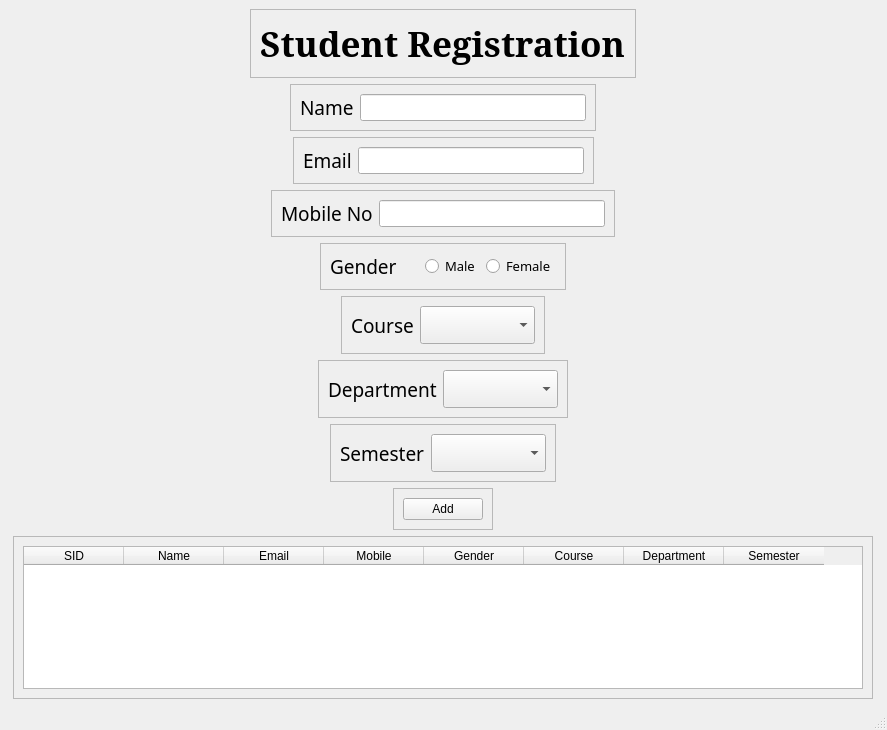
<?xml version="1.0" encoding="UTF-8"?>
<ui version="4.0">
 <class>stdReg</class>
 <widget class="QMainWindow" name="stdReg">
  <property name="geometry">
   <rect>
    <x>0</x>
    <y>0</y>
    <width>887</width>
    <height>730</height>
   </rect>
  </property>
  <property name="windowTitle">
   <string>Student Registration</string>
  </property>
  <widget class="QWidget" name="centralwidget">
   <layout class="QVBoxLayout" name="verticalLayout">
    <item alignment="Qt::AlignHCenter">
     <widget class="QFrame" name="frame">
      <property name="frameShape">
       <enum>QFrame::StyledPanel</enum>
      </property>
      <property name="frameShadow">
       <enum>QFrame::Raised</enum>
      </property>
      <layout class="QHBoxLayout" name="horizontalLayout">
       <item>
        <widget class="QLabel" name="label">
         <property name="font">
          <font>
           <family>MS Serif</family>
           <pointsize>26</pointsize>
           <weight>75</weight>
           <bold>true</bold>
          </font>
         </property>
         <property name="text">
          <string>Student Registration</string>
         </property>
        </widget>
       </item>
      </layout>
     </widget>
    </item>
    <item alignment="Qt::AlignHCenter">
     <widget class="QFrame" name="frame_2">
      <property name="frameShape">
       <enum>QFrame::StyledPanel</enum>
      </property>
      <property name="frameShadow">
       <enum>QFrame::Raised</enum>
      </property>
      <layout class="QHBoxLayout" name="horizontalLayout_2">
       <item>
        <widget class="QLabel" name="label_2">
         <property name="font">
          <font>
           <family>MV Boli</family>
           <pointsize>14</pointsize>
          </font>
         </property>
         <property name="text">
          <string>Name</string>
         </property>
        </widget>
       </item>
       <item>
        <widget class="QLineEdit" name="name">
         <property name="minimumSize">
          <size>
           <width>226</width>
           <height>0</height>
          </size>
         </property>
         <property name="maximumSize">
          <size>
           <width>16777215</width>
           <height>30</height>
          </size>
         </property>
        </widget>
       </item>
      </layout>
     </widget>
    </item>
    <item alignment="Qt::AlignHCenter">
     <widget class="QFrame" name="frame_3">
      <property name="frameShape">
       <enum>QFrame::StyledPanel</enum>
      </property>
      <property name="frameShadow">
       <enum>QFrame::Raised</enum>
      </property>
      <layout class="QHBoxLayout" name="horizontalLayout_3">
       <item>
        <widget class="QLabel" name="label_4">
         <property name="font">
          <font>
           <family>MV Boli</family>
           <pointsize>14</pointsize>
          </font>
         </property>
         <property name="text">
          <string>Email</string>
         </property>
        </widget>
       </item>
       <item>
        <widget class="QLineEdit" name="email">
         <property name="minimumSize">
          <size>
           <width>226</width>
           <height>0</height>
          </size>
         </property>
         <property name="maximumSize">
          <size>
           <width>16777215</width>
           <height>30</height>
          </size>
         </property>
        </widget>
       </item>
      </layout>
     </widget>
    </item>
    <item alignment="Qt::AlignHCenter">
     <widget class="QFrame" name="frame_4">
      <property name="frameShape">
       <enum>QFrame::StyledPanel</enum>
      </property>
      <property name="frameShadow">
       <enum>QFrame::Raised</enum>
      </property>
      <layout class="QHBoxLayout" name="horizontalLayout_4">
       <item>
        <widget class="QLabel" name="label_5">
         <property name="font">
          <font>
           <family>MV Boli</family>
           <pointsize>14</pointsize>
          </font>
         </property>
         <property name="text">
          <string>Mobile No</string>
         </property>
        </widget>
       </item>
       <item>
        <widget class="QLineEdit" name="mobile">
         <property name="minimumSize">
          <size>
           <width>226</width>
           <height>0</height>
          </size>
         </property>
         <property name="maximumSize">
          <size>
           <width>16777215</width>
           <height>30</height>
          </size>
         </property>
        </widget>
       </item>
      </layout>
     </widget>
    </item>
    <item alignment="Qt::AlignHCenter">
     <widget class="QFrame" name="frame_5">
      <property name="frameShape">
       <enum>QFrame::StyledPanel</enum>
      </property>
      <property name="frameShadow">
       <enum>QFrame::Raised</enum>
      </property>
      <layout class="QHBoxLayout" name="horizontalLayout_5">
       <item>
        <widget class="QLabel" name="label_6">
         <property name="minimumSize">
          <size>
           <width>89</width>
           <height>0</height>
          </size>
         </property>
         <property name="font">
          <font>
           <family>MV Boli</family>
           <pointsize>14</pointsize>
          </font>
         </property>
         <property name="text">
          <string>Gender</string>
         </property>
        </widget>
       </item>
       <item>
        <widget class="QRadioButton" name="male">
         <property name="font">
          <font>
           <family>MV Boli</family>
           <pointsize>10</pointsize>
          </font>
         </property>
         <property name="cursor">
          <cursorShape>PointingHandCursor</cursorShape>
         </property>
         <property name="text">
          <string>Male</string>
         </property>
        </widget>
       </item>
       <item>
        <widget class="QRadioButton" name="female">
         <property name="font">
          <font>
           <family>MV Boli</family>
           <pointsize>10</pointsize>
          </font>
         </property>
         <property name="cursor">
          <cursorShape>PointingHandCursor</cursorShape>
         </property>
         <property name="text">
          <string>Female</string>
         </property>
        </widget>
       </item>
      </layout>
     </widget>
    </item>
    <item alignment="Qt::AlignHCenter">
     <widget class="QFrame" name="frame_9">
      <property name="frameShape">
       <enum>QFrame::StyledPanel</enum>
      </property>
      <property name="frameShadow">
       <enum>QFrame::Raised</enum>
      </property>
      <layout class="QHBoxLayout" name="horizontalLayout_6">
       <item>
        <widget class="QLabel" name="label_7">
         <property name="font">
          <font>
           <family>MV Boli</family>
           <pointsize>14</pointsize>
          </font>
         </property>
         <property name="text">
          <string>Course</string>
         </property>
        </widget>
       </item>
       <item>
        <widget class="QComboBox" name="course">
         <property name="minimumSize">
          <size>
           <width>115</width>
           <height>0</height>
          </size>
         </property>
         <property name="maximumSize">
          <size>
           <width>16777215</width>
           <height>16777215</height>
          </size>
         </property>
         <property name="font">
          <font>
           <family>MoolBoran</family>
           <pointsize>16</pointsize>
          </font>
         </property>
         <item>
          <property name="text">
           <string/>
          </property>
         </item>
        </widget>
       </item>
      </layout>
     </widget>
    </item>
    <item alignment="Qt::AlignHCenter">
     <widget class="QFrame" name="frame_10">
      <property name="frameShape">
       <enum>QFrame::StyledPanel</enum>
      </property>
      <property name="frameShadow">
       <enum>QFrame::Raised</enum>
      </property>
      <layout class="QHBoxLayout" name="horizontalLayout_7">
       <item>
        <widget class="QLabel" name="label_8">
         <property name="font">
          <font>
           <family>MV Boli</family>
           <pointsize>14</pointsize>
          </font>
         </property>
         <property name="text">
          <string>Department</string>
         </property>
        </widget>
       </item>
       <item>
        <widget class="QComboBox" name="dept">
         <property name="minimumSize">
          <size>
           <width>115</width>
           <height>0</height>
          </size>
         </property>
         <property name="maximumSize">
          <size>
           <width>16777215</width>
           <height>16777215</height>
          </size>
         </property>
         <property name="font">
          <font>
           <family>MoolBoran</family>
           <pointsize>16</pointsize>
          </font>
         </property>
         <item>
          <property name="text">
           <string/>
          </property>
         </item>
        </widget>
       </item>
      </layout>
     </widget>
    </item>
    <item alignment="Qt::AlignHCenter">
     <widget class="QFrame" name="frame_11">
      <property name="frameShape">
       <enum>QFrame::StyledPanel</enum>
      </property>
      <property name="frameShadow">
       <enum>QFrame::Raised</enum>
      </property>
      <layout class="QHBoxLayout" name="horizontalLayout_8">
       <item>
        <widget class="QLabel" name="label_9">
         <property name="font">
          <font>
           <family>MV Boli</family>
           <pointsize>14</pointsize>
          </font>
         </property>
         <property name="text">
          <string>Semester</string>
         </property>
        </widget>
       </item>
       <item>
        <widget class="QComboBox" name="sem">
         <property name="minimumSize">
          <size>
           <width>115</width>
           <height>0</height>
          </size>
         </property>
         <property name="maximumSize">
          <size>
           <width>16777215</width>
           <height>16777215</height>
          </size>
         </property>
         <property name="font">
          <font>
           <family>MoolBoran</family>
           <pointsize>16</pointsize>
          </font>
         </property>
         <item>
          <property name="text">
           <string/>
          </property>
         </item>
        </widget>
       </item>
      </layout>
     </widget>
    </item>
    <item alignment="Qt::AlignHCenter">
     <widget class="QFrame" name="frame_12">
      <property name="frameShape">
       <enum>QFrame::StyledPanel</enum>
      </property>
      <property name="frameShadow">
       <enum>QFrame::Raised</enum>
      </property>
      <layout class="QVBoxLayout" name="verticalLayout_2">
       <item>
        <widget class="QPushButton" name="add">
         <property name="cursor">
          <cursorShape>PointingHandCursor</cursorShape>
         </property>
         <property name="text">
          <string>Add</string>
         </property>
        </widget>
       </item>
      </layout>
     </widget>
    </item>
    <item alignment="Qt::AlignHCenter">
     <widget class="QFrame" name="frame_13">
      <property name="frameShape">
       <enum>QFrame::StyledPanel</enum>
      </property>
      <property name="frameShadow">
       <enum>QFrame::Raised</enum>
      </property>
      <layout class="QVBoxLayout" name="verticalLayout_3">
       <item>
        <widget class="QTableWidget" name="stdTable">
         <property name="minimumSize">
          <size>
           <width>840</width>
           <height>0</height>
          </size>
         </property>
         <column>
          <property name="text">
           <string>SID</string>
          </property>
         </column>
         <column>
          <property name="text">
           <string>Name</string>
          </property>
         </column>
         <column>
          <property name="text">
           <string>Email</string>
          </property>
         </column>
         <column>
          <property name="text">
           <string>Mobile</string>
          </property>
         </column>
         <column>
          <property name="text">
           <string>Gender</string>
          </property>
         </column>
         <column>
          <property name="text">
           <string>Course</string>
          </property>
         </column>
         <column>
          <property name="text">
           <string>Department</string>
          </property>
         </column>
         <column>
          <property name="text">
           <string>Semester</string>
          </property>
         </column>
        </widget>
       </item>
      </layout>
     </widget>
    </item>
   </layout>
  </widget>
  <widget class="QMenuBar" name="menubar">
   <property name="geometry">
    <rect>
     <x>0</x>
     <y>0</y>
     <width>887</width>
     <height>21</height>
    </rect>
   </property>
  </widget>
  <widget class="QStatusBar" name="statusbar"/>
 </widget>
 <resources/>
 <connections/>
</ui>
